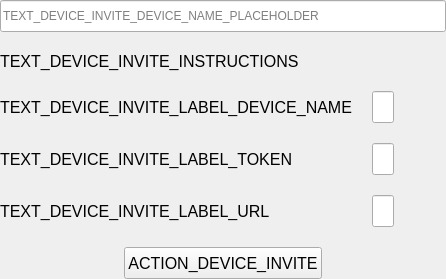
<?xml version="1.0" encoding="UTF-8"?>
<ui version="4.0">
 <class>InviteDeviceWidget</class>
 <widget class="QWidget" name="InviteDeviceWidget">
  <property name="geometry">
   <rect>
    <x>0</x>
    <y>0</y>
    <width>417</width>
    <height>265</height>
   </rect>
  </property>
  <property name="windowTitle">
   <string>Form</string>
  </property>
  <property name="styleSheet">
   <string notr="true">#button_copy_device, #button_copy_token, #button_copy_url {
	background-color: none;
	border: none;
}</string>
  </property>
  <layout class="QVBoxLayout" name="verticalLayout_2">
   <property name="spacing">
    <number>20</number>
   </property>
   <property name="leftMargin">
    <number>0</number>
   </property>
   <property name="topMargin">
    <number>0</number>
   </property>
   <property name="rightMargin">
    <number>0</number>
   </property>
   <property name="bottomMargin">
    <number>0</number>
   </property>
   <item>
    <widget class="QLineEdit" name="line_edit_device_name">
     <property name="minimumSize">
      <size>
       <width>0</width>
       <height>32</height>
      </size>
     </property>
     <property name="placeholderText">
      <string>TEXT_DEVICE_INVITE_DEVICE_NAME_PLACEHOLDER</string>
     </property>
    </widget>
   </item>
   <item>
    <widget class="QWidget" name="widget_registration" native="true">
     <layout class="QVBoxLayout" name="verticalLayout">
      <property name="spacing">
       <number>20</number>
      </property>
      <property name="leftMargin">
       <number>0</number>
      </property>
      <property name="topMargin">
       <number>0</number>
      </property>
      <property name="rightMargin">
       <number>0</number>
      </property>
      <property name="bottomMargin">
       <number>0</number>
      </property>
      <item>
       <widget class="QLabel" name="label_instructions">
        <property name="font">
         <font>
          <pointsize>12</pointsize>
         </font>
        </property>
        <property name="text">
         <string>TEXT_DEVICE_INVITE_INSTRUCTIONS</string>
        </property>
        <property name="scaledContents">
         <bool>false</bool>
        </property>
        <property name="alignment">
         <set>Qt::AlignLeading|Qt::AlignLeft|Qt::AlignVCenter</set>
        </property>
        <property name="wordWrap">
         <bool>true</bool>
        </property>
        <property name="textInteractionFlags">
         <set>Qt::TextSelectableByKeyboard|Qt::TextSelectableByMouse</set>
        </property>
       </widget>
      </item>
      <item>
       <layout class="QGridLayout" name="gridLayout">
        <item row="2" column="0">
         <widget class="QLabel" name="label_3">
          <property name="font">
           <font>
            <pointsize>12</pointsize>
           </font>
          </property>
          <property name="text">
           <string>TEXT_DEVICE_INVITE_LABEL_URL</string>
          </property>
         </widget>
        </item>
        <item row="2" column="1">
         <widget class="QLineEdit" name="line_edit_url">
          <property name="minimumSize">
           <size>
            <width>0</width>
            <height>32</height>
           </size>
          </property>
          <property name="readOnly">
           <bool>true</bool>
          </property>
         </widget>
        </item>
        <item row="0" column="0">
         <widget class="QLabel" name="label_4">
          <property name="font">
           <font>
            <pointsize>12</pointsize>
           </font>
          </property>
          <property name="text">
           <string>TEXT_DEVICE_INVITE_LABEL_DEVICE_NAME</string>
          </property>
         </widget>
        </item>
        <item row="1" column="0">
         <widget class="QLabel" name="label_2">
          <property name="font">
           <font>
            <pointsize>12</pointsize>
           </font>
          </property>
          <property name="text">
           <string>TEXT_DEVICE_INVITE_LABEL_TOKEN</string>
          </property>
         </widget>
        </item>
        <item row="0" column="1">
         <widget class="QLineEdit" name="line_edit_device">
          <property name="minimumSize">
           <size>
            <width>0</width>
            <height>32</height>
           </size>
          </property>
          <property name="readOnly">
           <bool>true</bool>
          </property>
         </widget>
        </item>
        <item row="1" column="1">
         <widget class="QLineEdit" name="line_edit_token">
          <property name="minimumSize">
           <size>
            <width>0</width>
            <height>32</height>
           </size>
          </property>
          <property name="readOnly">
           <bool>true</bool>
          </property>
         </widget>
        </item>
        <item row="0" column="2">
         <widget class="Button" name="button_copy_device">
          <property name="cursor">
           <cursorShape>PointingHandCursor</cursorShape>
          </property>
          <property name="toolTip">
           <string>ACTION_DEVICE_COPY_TO_CLIPBOARD_TOOLTIP</string>
          </property>
          <property name="text">
           <string/>
          </property>
          <property name="icon">
           <iconset resource="../rc/resources.qrc">
            <normaloff>:/icons/images/material/library_books.svg</normaloff>:/icons/images/material/library_books.svg</iconset>
          </property>
          <property name="iconSize">
           <size>
            <width>24</width>
            <height>24</height>
           </size>
          </property>
          <property name="flat">
           <bool>true</bool>
          </property>
          <property name="color" stdset="0">
           <color>
            <red>153</red>
            <green>153</green>
            <blue>153</blue>
           </color>
          </property>
         </widget>
        </item>
        <item row="2" column="2">
         <widget class="Button" name="button_copy_url">
          <property name="cursor">
           <cursorShape>PointingHandCursor</cursorShape>
          </property>
          <property name="toolTip">
           <string>ACTION_URL_COPY_TO_CLIPBOARD_TOOLTIP</string>
          </property>
          <property name="text">
           <string/>
          </property>
          <property name="icon">
           <iconset resource="../rc/resources.qrc">
            <normaloff>:/icons/images/material/library_books.svg</normaloff>:/icons/images/material/library_books.svg</iconset>
          </property>
          <property name="iconSize">
           <size>
            <width>24</width>
            <height>24</height>
           </size>
          </property>
          <property name="color" stdset="0">
           <color>
            <red>153</red>
            <green>153</green>
            <blue>153</blue>
           </color>
          </property>
         </widget>
        </item>
        <item row="1" column="2">
         <widget class="Button" name="button_copy_token">
          <property name="cursor">
           <cursorShape>PointingHandCursor</cursorShape>
          </property>
          <property name="toolTip">
           <string>ACTION_TOKEN_COPY_TO_CLIPBOARD_TOOLTIP</string>
          </property>
          <property name="text">
           <string/>
          </property>
          <property name="icon">
           <iconset resource="../rc/resources.qrc">
            <normaloff>:/icons/images/material/library_books.svg</normaloff>:/icons/images/material/library_books.svg</iconset>
          </property>
          <property name="iconSize">
           <size>
            <width>24</width>
            <height>24</height>
           </size>
          </property>
          <property name="color" stdset="0">
           <color>
            <red>153</red>
            <green>153</green>
            <blue>153</blue>
           </color>
          </property>
         </widget>
        </item>
       </layout>
      </item>
     </layout>
    </widget>
   </item>
   <item>
    <layout class="QHBoxLayout" name="horizontalLayout">
     <item>
      <spacer name="horizontalSpacer">
       <property name="orientation">
        <enum>Qt::Horizontal</enum>
       </property>
       <property name="sizeHint" stdset="0">
        <size>
         <width>40</width>
         <height>20</height>
        </size>
       </property>
      </spacer>
     </item>
     <item>
      <widget class="QPushButton" name="button_register">
       <property name="minimumSize">
        <size>
         <width>0</width>
         <height>32</height>
        </size>
       </property>
       <property name="font">
        <font>
         <pointsize>12</pointsize>
        </font>
       </property>
       <property name="cursor">
        <cursorShape>PointingHandCursor</cursorShape>
       </property>
       <property name="text">
        <string>ACTION_DEVICE_INVITE</string>
       </property>
      </widget>
     </item>
     <item>
      <spacer name="horizontalSpacer_2">
       <property name="orientation">
        <enum>Qt::Horizontal</enum>
       </property>
       <property name="sizeHint" stdset="0">
        <size>
         <width>40</width>
         <height>20</height>
        </size>
       </property>
      </spacer>
     </item>
    </layout>
   </item>
  </layout>
 </widget>
 <customwidgets>
  <customwidget>
   <class>Button</class>
   <extends>QPushButton</extends>
   <header>parsec.core.gui.custom_widgets</header>
  </customwidget>
 </customwidgets>
 <resources>
  <include location="../rc/resources.qrc"/>
 </resources>
 <connections/>
</ui>
